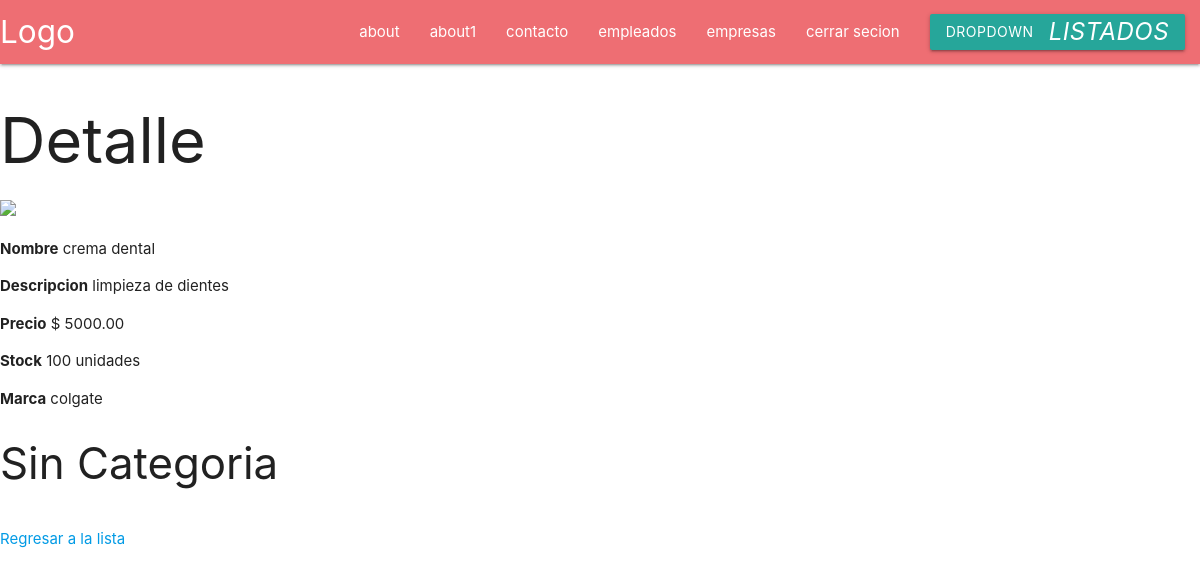
/ver_producto/1/, run on the app's committed database.
### Home/models.py (models this page shows, shortened)
class Producto(models.Model):
	nombre		= models.CharField(max_length =100)
	descripcion = models.CharField(max_length =500)
	status		= models.BooleanField(default = True)
	precio		= models.DecimalField(max_digits = 6, decimal_places =2)
	stock		= models.IntegerField()
	categorias	= models.ManyToManyField(Categoria, null = True, blank = True)
	marca		= models.ForeignKey(Marca, on_delete=models.CASCADE)
	foto		= models.ImageField(upload_to="fotos", null=True, blank=True)

class Marca(models.Model):
	nombre 		= models.CharField(max_length =100)
	def __str__(self):
		return self.nombre

### Home/views.py (the view)
# urls.py: path('ver_producto/<int:id_prod>/', vista_ver_producto, name = 'vista_ver_producto'),
def vista_ver_producto(request, id_prod):
	p = Producto.objects.get(id=id_prod)
	return render(request, 'ver_producto.html', locals())

### Home/templates/ver_producto.html (shortened to what this page needs)
{% extends 'base.html' %}
{% block contenido %}
	<h1>Detalle</h1>
	<img src="/media/{{fotos}}" width="250px">
	<p><b>Nombre</b> {{p.nombre}}</p>
	<p><b>Descripcion</b> {{p.descripcion}}</p>
	<p><b>Precio</b> $ {{p.precio}}</p>
	<p><b>Stock</b> {{p.stock}} unidades</p>
	<p><b>Marca</b> {{p.marca}}</p>
	{% if p.categoria.all %}
		<h2>Categorias</h2>
		{% for pc in p.categoria.all %}
			{{pc}}
		{% endfor %}
	{% else %}
		<h3>Sin Categoria</h3>
	{% endif %}
	<br>
	<a href="{% url 'vista_lista_producto' %}">Regresar a la lista</a>
{% endblock %}

### data on the page
Producto: nombre "crema dental", descripcion "limpieza de dientes", precio "5000.00", stock "100", marca "colgate"
